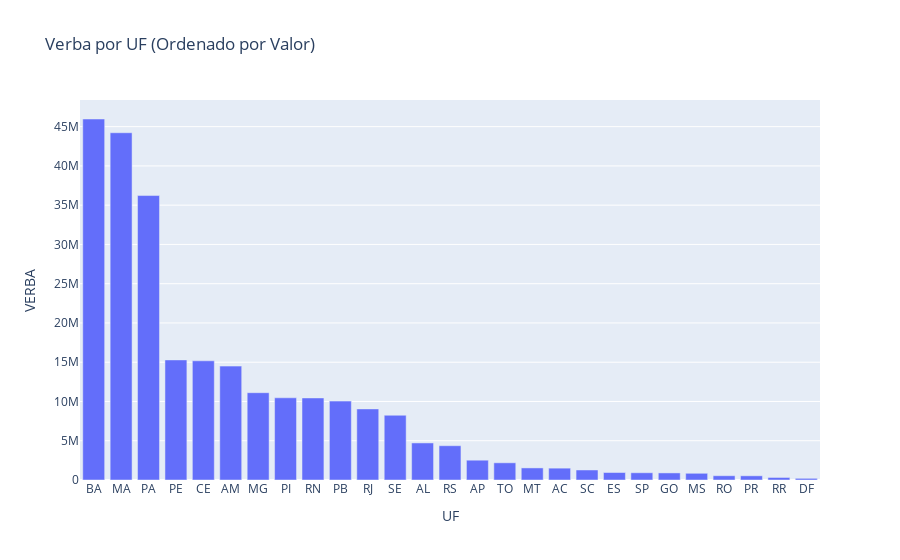

Notebook cell for this chart:
### Markdown cell above
## Outliers

### Code cell
fig = px.bar(
    df.sort_values("VERBA", ascending = False),  # Ordena o DataFrame pela coluna VERBA
    x="UF",
    y="VERBA",
    title="Verba por UF (Ordenado por Valor)"
)

fig.show()

### Figure 1 — Plotly figure (JSON) as saved in the notebook; plotly's stock layout.template omitted (floating-point values rounded to 4 significant figures)
{"data": [{"hovertemplate": "UF=%{x}<br>VERBA=%{y}<extra></extra>", "legendgroup": "", "marker": {"color": "#636efa", "pattern": {"shape": ""}}, "name": "", "orientation": "v", "showlegend": false, "textposition": "auto", "type": "bar", "x": ["BA", "MA", "PA", "PE", "CE", "AM", "MG", "PI", "RN", "PB", "RJ", "SE", "AL", "RS", "AP", "TO", "MT", "AC", "SC", "ES", "SP", "GO", "MS", "RO", "PR", "RR", "DF"], "xaxis": "x", "y": [45970000.0, 44220000.0, 36220000.0, 15290000.0, 15180000.0, 14500000.0, 11120000.0, 10470000.0, 10450000.0, 10050000.0, 9054000.0, 8246000.0, 4719000.0, 4367000.0, 2522000.0, 2190000.0, 1539000.0, 1509000.0, 1278000.0, 952900.0, 922300.0, 902000.0, 854200.0, 543400.0, 533200.0, 323400.0, 212200.0], "yaxis": "y"}], "layout": {"barmode": "relative", "legend": {"tracegroupgap": 0}, "title": {"text": "Verba por UF (Ordenado por Valor)"}, "xaxis": {"anchor": "y", "domain": [0, 1], "title": {"text": "UF"}}, "yaxis": {"anchor": "x", "domain": [0, 1], "title": {"text": "VERBA"}}}}
